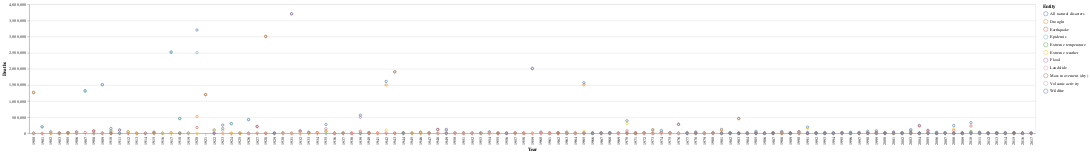

Write notebook code for a chart like this one.
### Code cell
alt.Chart(df).mark_point().encode(
    color='Entity:N',
    y='Deaths:Q',
    x='Year:O'
)

### Figure 1 — Vega-Lite specification as saved in the notebook (floating-point values rounded to 4 significant figures; data arrays with more than 128 entries replaced by an {"elided": "..."} marker saying what was removed)
{"config": {"view": {"continuousWidth": 400, "continuousHeight": 300}}, "data": {"name": "data-a5f67bb0c527c8ad45e8894adac105a1"}, "mark": "point", "encoding": {"color": {"field": "Entity", "type": "nominal"}, "x": {"field": "Year", "type": "ordinal"}, "y": {"field": "Deaths", "type": "quantitative"}}, "$schema": "https://vega.github.io/schema/vega-lite/v4.17.0.json", "datasets": {"data-a5f67bb0c527c8ad45e8894adac105a1": {"elided": "803 records"}}}
